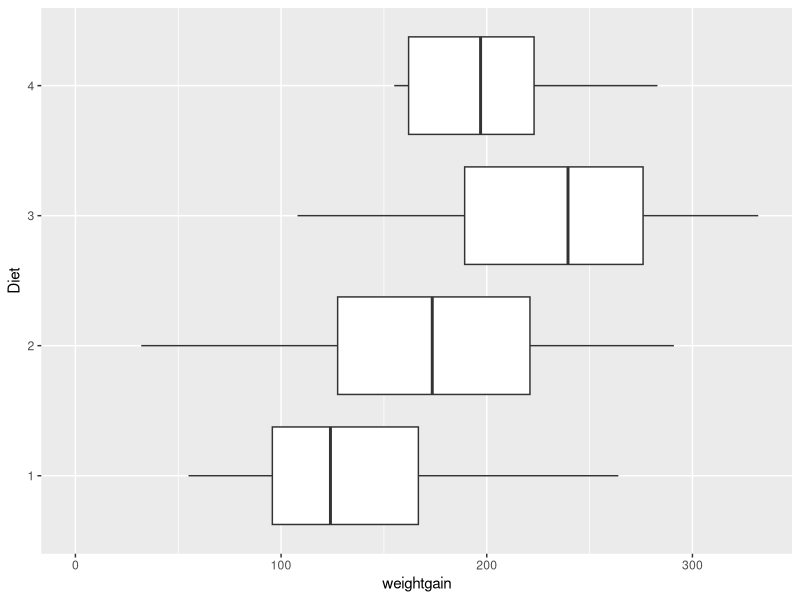
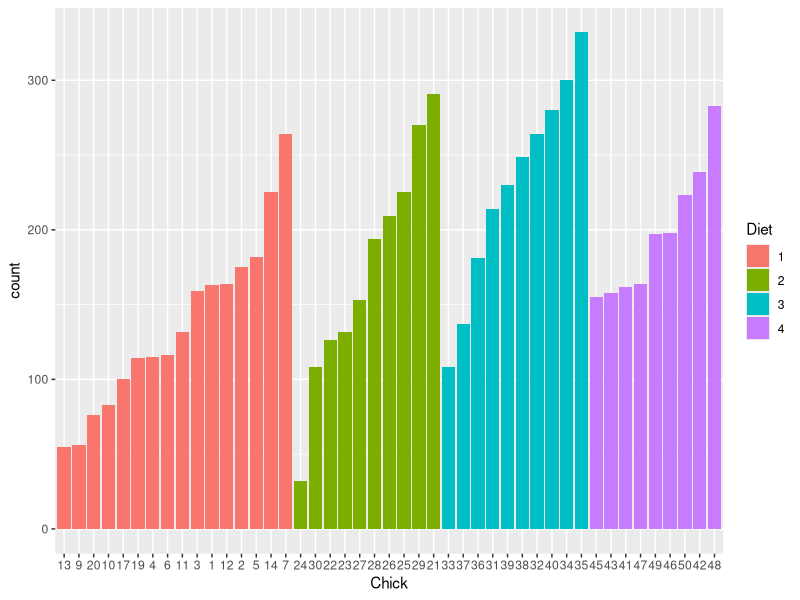
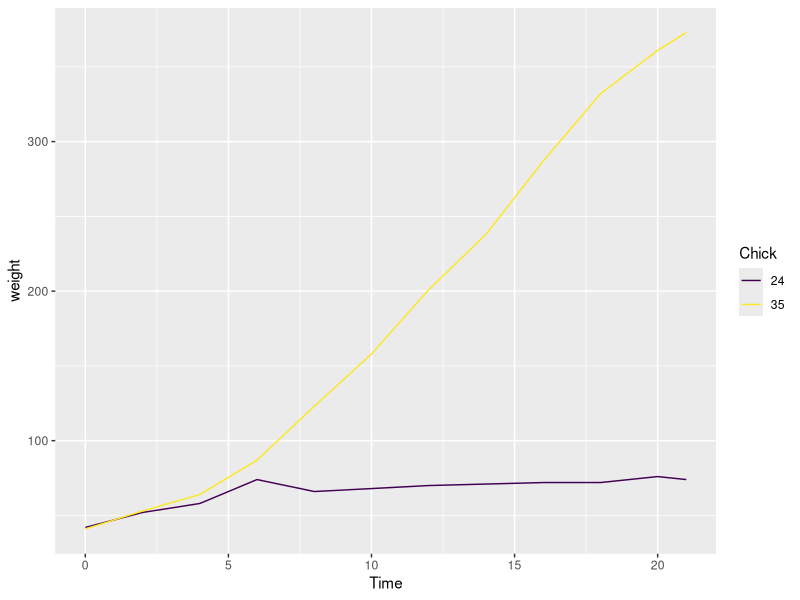
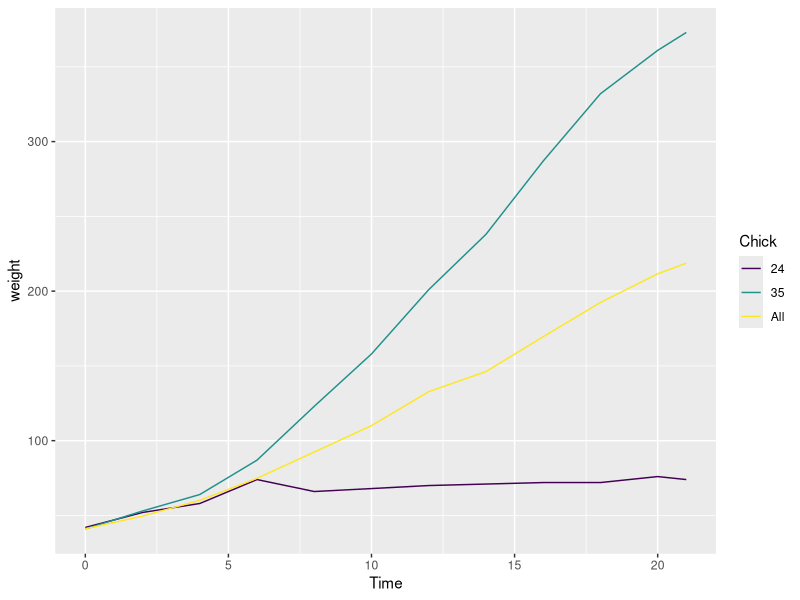

R code for these plots, in order:
## ---- chunk 1
knitr::opts_chunk$set(echo = TRUE)
## ---- chunk 2
library(dplyr)
library(ggplot2)
## ---- chunk 3
weight0 <- ChickWeight %>% 
  filter(Time == 0) %>% 
  group_by(Diet) %>% 
  summarize(n = n(), avg_weight = mean(weight), sd = sd(weight))
print(weight0)
## ---- chunk 4
ChickWeight %>% group_by(Chick) %>% summarize(n = n()) %>%
  filter(n < 12)
## ---- chunk 5
complete <- ChickWeight %>% filter(!Chick %in% c(18, 16, 15, 8, 44))
complete %>% head(3)
## ---- chunk 6
complete <- complete %>% 
  group_by(Chick) %>% 
  mutate(weightgain = weight - first(weight)) %>% 
  ungroup(Chick)
complete %>% head(3)
## ---- chunk 7
ggplot(filter(complete, Time == 21), aes(y=Diet, x=weightgain)) + geom_boxplot() + xlim(0, NA)
## ---- chunk 8
weights <- complete %>% 
  filter(Time == 21) %>% 
  arrange(weightgain) %>% 
  filter(weightgain == min(weightgain) | weightgain == max(weightgain))

weights
## ---- chunk 9
ggplot(filter(complete, Time == 21), aes(x=Chick, weight=weightgain, fill=Diet)) + geom_bar()
## ---- chunk 10
ggplot(filter(complete, Chick == 24 | Chick == 35), aes(Time, weight, color=Chick)) + 
  geom_line()
## ---- chunk 11
chick1 <- complete %>% 
  filter(Chick == 24 | Chick == 35) %>% 
  select(Time, weight, Chick)
chick2 <- complete %>%
  group_by(Time) %>% 
  summarize(weight = mean(weight))

ggplot() + 
  geom_line(data=chick1, aes(Time, weight, color=Chick)) +
  geom_line(data=chick2, aes(Time, weight, color='All'))
